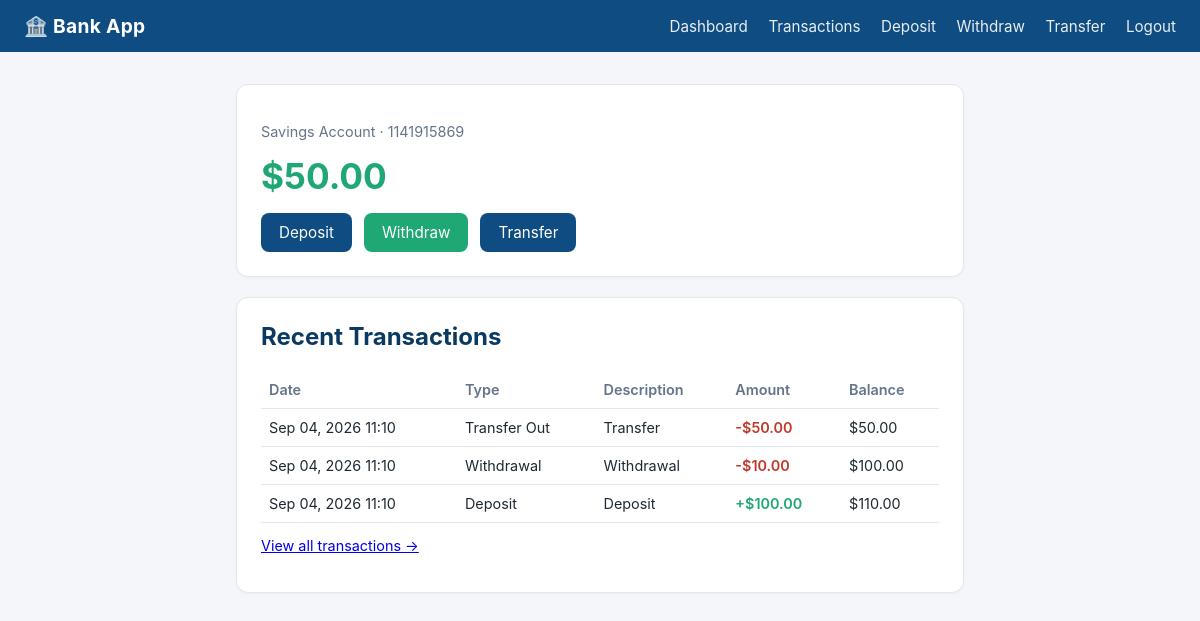
The app's page / (signed in), older data.
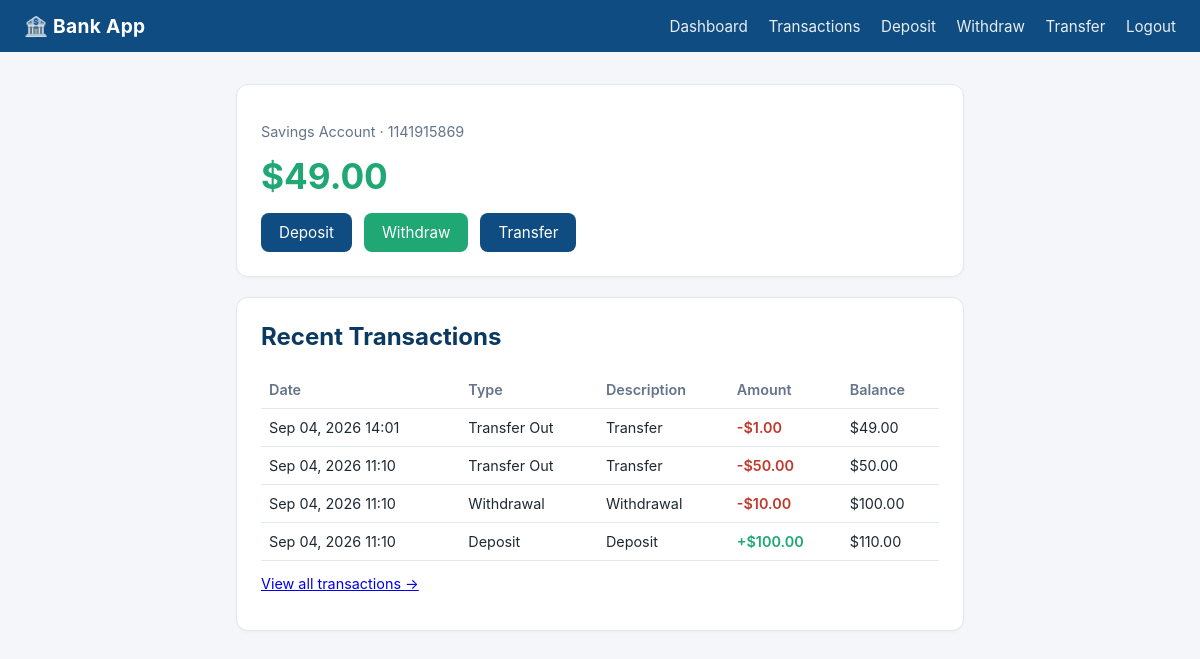
The same page, newer data.
### bank/models.py (models this page shows, shortened)
class Account(models.Model):
    ACCOUNT_TYPES = [
        ('SAVINGS', 'Savings'),
        ('CHECKING', 'Checking'),
    ]
    user = models.OneToOneField(
        settings.AUTH_USER_MODEL, on_delete=models.CASCADE, related_name='account'
    )
    phone = models.CharField(max_length=15)
    account_number = models.CharField(
        max_length=10, unique=True, default=generate_account_number, editable=False
    )
    account_type = models.CharField(
        max_length=10, choices=ACCOUNT_TYPES, default='SAVINGS'
    )
    balance = models.DecimalField(max_digits=12, decimal_places=2, default=Decimal('0.00'))
    created_at = models.DateTimeField(auto_now_add=True)

class Transaction(models.Model):
    TRANSACTION_TYPES = [
        ('DEPOSIT', 'Deposit'),
        ('WITHDRAWAL', 'Withdrawal'),
        ('TRANSFER_OUT', 'Transfer Out'),
        ('TRANSFER_IN', 'Transfer In'),
    ]
    account = models.ForeignKey(Account, on_delete=models.CASCADE, related_name='transactions')
    transaction_type = models.CharField(max_length=15, choices=TRANSACTION_TYPES)
    amount = models.DecimalField(max_digits=12, decimal_places=2)
    balance_after = models.DecimalField(max_digits=12, decimal_places=2)
    description = models.CharField(max_length=255, blank=True)
    timestamp = models.DateTimeField(auto_now_add=True)
    class Meta:
        ordering = ['-timestamp']

### bank/views.py (the view)
# urls.py: path('', views.dashboard_view, name='dashboard'),
@login_required
def dashboard_view(request):
    account = get_object_or_404(Account, user=request.user)
    return render(request, 'dashboard.html', {'account': account, 'transactions': account.transactions.all()})

### bank/templates/dashboard.html (shortened to what this page needs)
{% extends 'base.html' %}
{% block content %}
<div class="card">
    <p class="muted">{{ account.get_account_type_display }} Account · {{ account.account_number }}</p>
    <div class="balance">${{ account.balance }}</div>
    <div class="actions">
        <a class="btn" href="{% url 'deposit' %}">Deposit</a>
        <a class="btn secondary" href="{% url 'withdraw' %}">Withdraw</a>
        <a class="btn" href="{% url 'transfer' %}">Transfer</a>
    </div>
</div>
<div class="card">
    <h2>Recent Transactions</h2>
    {% if transactions %}
    <table>
        <tr><th>Date</th><th>Type</th><th>Description</th><th>Amount</th><th>Balance</th></tr>
        {% for t in transactions %}
        <tr>
            <td>{{ t.timestamp|date:"M d, Y H:i" }}</td>
            <td>{{ t.get_transaction_type_display }}</td>
            <td>{{ t.description }}</td>
            <td class="{% if t.transaction_type == 'DEPOSIT' or t.transaction_type == 'TRANSFER_IN' %}amount-in{% else %}amount-out{% endif %}">
                {% if t.transaction_type == 'DEPOSIT' or t.transaction_type == 'TRANSFER_IN' %}+{% else %}-{% endif %}${{ t.amount }}
            </td>
            <td>${{ t.balance_after }}</td>
        </tr>
        {% endfor %}
    </table>
    <p class="muted"><a href="{% url 'transactions' %}">View all transactions →</a></p>
    {% else %}
    <p class="muted">No transactions yet.</p>
    {% endif %}
</div>
{% endblock %}

### bank/templates/base.html (shortened to what this page needs)
<!DOCTYPE html>
<html lang="en">
<head>
</head>
<body>
    <nav>
        <div class="brand">🏦 Bank App</div>
        <div>
            {% if user.is_authenticated %}
                <a href="{% url 'dashboard' %}">Dashboard</a>
                <a href="{% url 'transactions' %}">Transactions</a>
                <a href="{% url 'deposit' %}">Deposit</a>
                <a href="{% url 'withdraw' %}">Withdraw</a>
                <a href="{% url 'transfer' %}">Transfer</a>
                <a href="{% url 'logout' %}">Logout</a>
            {% else %}
                <a href="{% url 'login' %}">Login</a>
                <a href="{% url 'signup' %}">Sign Up</a>
            {% endif %}
        </div>
    </nav>
    <div class="container">
        {% block content %}{% endblock %}
    </div>
</body>
</html>

### bank/templates/base.html (style rules this page uses)
:root { --primary: #0f4c81; --primary-dark: #0a3961; --accent: #1fa774; --danger: #c0392b; --bg: #f4f6f9; --card-bg: #ffffff; --text: #1e2933; --muted: #64748b; --border: #e2e8f0; }
* { box-sizing: border-box; }
body { margin: 0; font-family: -apple-system, BlinkMacSystemFont, "Segoe UI", Roboto, Helvetica, Arial, sans-serif; background: var(--bg); color: var(--text); }
nav { background: var(--primary); color: white; padding: 14px 24px; display: flex; align-items: center; justify-content: space-between; flex-wrap: wrap; }
nav a { color: white; text-decoration: none; margin-left: 16px; font-size: 0.95rem; opacity: 0.9; }
.brand { font-weight: 700; font-size: 1.2rem; letter-spacing: 0.3px; }
.container { max-width: 760px; margin: 32px auto; padding: 0 16px; }
.card { background: var(--card-bg); border: 1px solid var(--border); border-radius: 12px; padding: 24px; margin-bottom: 20px; box-shadow: 0 1px 3px rgba(0,0,0,0.04); }
h1, h2 { color: var(--primary-dark); margin-top: 0; }
.balance { font-size: 2.2rem; font-weight: 700; color: var(--accent); }
.muted { color: var(--muted); font-size: 0.9rem; }
.actions { display: flex; gap: 12px; flex-wrap: wrap; margin-top: 16px; }
.btn { display: inline-block; background: var(--primary); color: white; padding: 10px 18px; border-radius: 8px; text-decoration: none; border: none; font-size: 0.95rem; cursor: pointer; }
.btn.secondary { background: var(--accent); }
table { width: 100%; border-collapse: collapse; margin-top: 8px; }
th, td { text-align: left; padding: 10px 8px; border-bottom: 1px solid var(--border); font-size: 0.9rem; }
th { color: var(--muted); font-weight: 600; }
.amount-in { color: var(--accent); font-weight: 600; }
.amount-out { color: var(--danger); font-weight: 600; }

Row changes from the older to the newer data that the page shows:
changed Account "Savings": balance "50.00" → "49.00"
added Transaction: timestamp "Sep 04, 2026 14:01", transaction_type "Transfer Out", description "Transfer", amount "1.00", balance_after "49.00"
